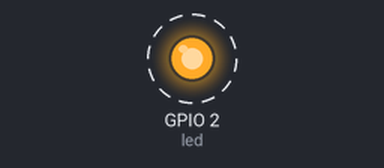
The program below on a simulated ESP32 board running MicroPython. On the bench: output pins drawn as LEDs (lit = HIGH). Dashed ring = blinking.

Above: at 0.2 s.
Timing chart, 0 to 3.0 s (numbered marks = the images above):
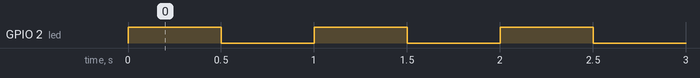

Measured:
- by itself, GPIO 2 (led): alternates HIGH for 0.50 s and LOW for 0.50 s

The program:

ledKontrol.py
```python
from ota_update.main.ota_updater import OTAUpdater


def download_and_install_update_if_available():
    ota_updater = OTAUpdater('https://github.com/erdcan/esp32Blink',main_dir='app', secrets_file="secrets.py")
    ota_updater.download_and_install_update_if_available('arduino', 'pic18f4550')

def start():
    # your custom code goes here. Something like this: ...
    # from main.x import YourProject
    # project = YourProject()
    # ...
    from machine import Pin
    from time import sleep

    led = Pin(2, Pin.OUT)
    while True:

        led.value(1)
        sleep(0.5)
        led.value(0)
        sleep(0.5)

def boot():
    download_and_install_update_if_available()
    start()


boot()
```
